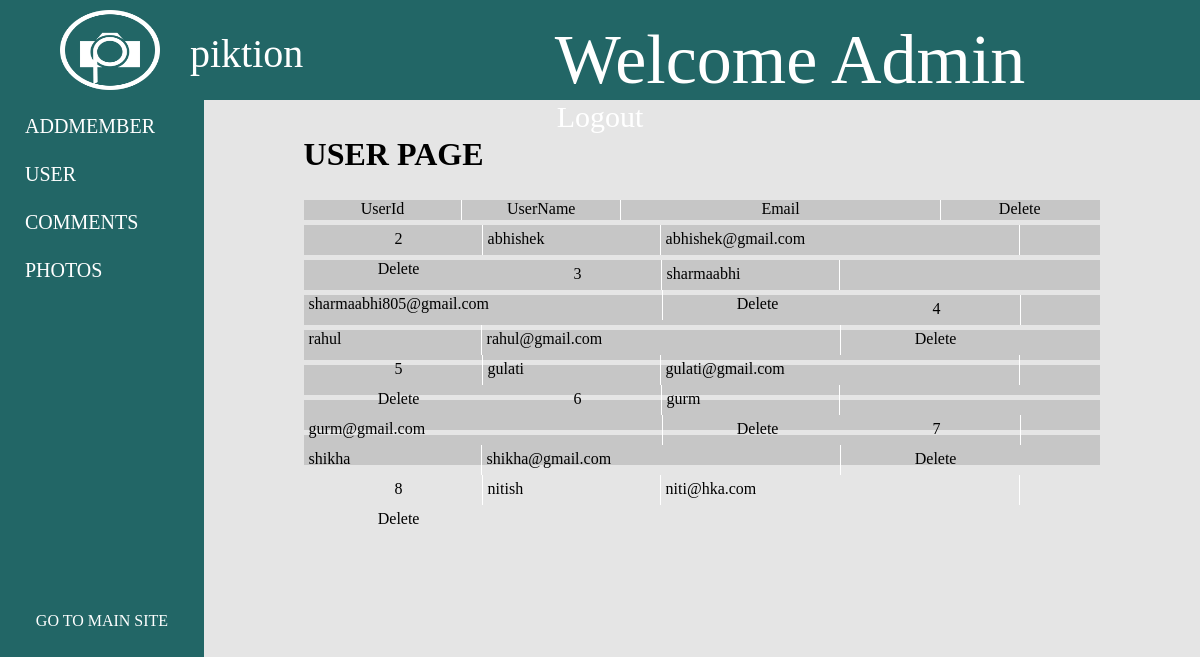
Screenshot of /admin/index.php?pageName=user (signed in) with the database file from the repository.
### tables this page shows
CREATE TABLE IF NOT EXISTS `user_detail` (
  `id` int(11) NOT NULL AUTO_INCREMENT,
  `name` varchar(100) NOT NULL,
  `email` varchar(100) NOT NULL,
  `password` varchar(200) NOT NULL,
  `isactive` bit(1) NOT NULL,
  `contact` varchar(20) NOT NULL,
  `dob` date NOT NULL,
  `gender` varchar(10) NOT NULL,
  `profession` varchar(200) NOT NULL,
  `isadmin` bit(1) NOT NULL,
  `followers` int(255) NOT NULL,
  `displaypic` varchar(150) NOT NULL,
  `coverimg` varchar(150) NOT NULL,
  `active` int(25) NOT NULL,
  `security` varchar(200) NOT NULL,
  PRIMARY KEY (`id`)
);

### admin/index.php (called while the page is built)
<?php include('header.php'); ?>
			<?php include($url); ?>
		<?php include('footer.php'); ?>

### includes/addMemberFunction.php (called while the page is built, shortened)
<?php
	require_once('config.php');
	function fetchUsers()
	{
		global $con;
	$query = "SELECT id,name,email FROM user_detail";
	$res = mysqli_query($con,$query);
		return $res;
	}
?>

### admin/user.php (the view, shortened to what this page needs)
<?php
	require_once('../includes/addMemberFunction.php');
	$result = fetchUsers();
?>
<div class="comment_head">
	<div class="col_userid maincol" style="width:19.8%;height:20px;float:left;">UserId</div>
	<div class="col_username maincol" style="width:19.8%;height:20px;float:left;">UserName</div>
	<div class="col_useremail maincol" style="width:40%;height:20px;float:left;">Email</div>
	<div class="col_delete maincol" style="width:19.8%;height:20px;float:left;border:none;">Delete</div>
</div>
<?php
	while($row=mysqli_fetch_assoc($result))
	{
		echo "<div class=\"main_users\" style=\"width:100%;height:30px;margin-top:5px;background:#c6c6c6;\">";
			echo "<div class=\"userid\" style=\"width:178px;height:30px;float:left;border-right:1px solid #fff;\">";
				echo "<div class=\"user_id col\">{$row['id']}</div>";
			echo "</div>";
			echo "<div class=\"username\" style=\"width:177px;height:30px;float:left;border-right:1px solid #fff;\">";
				echo "<div class=\"username_text col\">{$row['name']}</div>";
			echo "</div>";
			echo "<div class=\"useremail\" style=\"width:358px;height:30px;float:left;border-right:1px solid #fff;\">";
				echo"<div class=\"email_text col\">{$row['email']}</div>";
			echo"</div>";
			echo"<div class=\"delete\" style=\"width:179px;height:30px;float:left;\">";
				echo"<div class=\"delete_link col\"><a href=\"deleteuser.php?id={$row['id']}\" style=\"color:#000;\">Delete</a></div>";
			echo"</div>";
		echo"</div>";
	}
?>

### admin/header.php (shortened to what this page needs)
<?php
	$pageName="dashboard";
	if(isset($_GET['pageName']) && !empty($_GET['pageName']) && is_string($_GET['pageName']))
	{
		$pageName = $_GET['pageName'];
	}
 ?>
<!DOCTYPE html>
<html>
<head>
	<link rel="stylesheet" type="text/css" href="css/style.css">
</head>
<body>
<div class="wrapper">
	<div class="header">
		<div class="logo">
		<img src="img/naam.png" width="100px" height="80px"/></div>
		<div class="logname">piktion</div>
		<div class="heading" style="font-size:70px;text-align:center;">Welcome Admin</div>
		<div class="logout"><a href="../public/lgout.php">Logout</a></div>
	</div>
	<div class="left_bar">
		<div class="links">
			<ul>
				<a href="index.php?pageName=addmember"><li>AddMember</li></a>
				<a href="index.php?pageName=user"><li>user</li></a>
				<a href="index.php?pageName=comments"><li>comments</li></a>
				<a href="index.php?pageName=photos"><li>Photos</li></a>
			</ul>
		</div>
		<div class="mainsite"><a class="sitelink" href="../public/frontindex.php">go to main site</a></div>
	</div>
	<div class="right_bar">
		<div class="main_container">
			<div class="row" style="text-transform:uppercase;">
				<h1>
				<?php
					echo $pageName;
				 ?>
			   Page</h1>
			</div>

### admin/footer.php
</div>
	</div>
</div>
</body>
</html>

### admin/css/style.css (style rules this page uses)
.wrapper { width:100%; height:100%; position:absolute; top: 0px; left:0px; background:#e5e5e5; }
.header { width:100%; height:100px; background:#266; }
.logo { width:100px; height:90px; background:#266; float:left; padding:10px 0px 0px 60px; }
.logname { float:left; font-size:40px; font-family:android; width:200px; height:70px; color:#fff; padding:30px 0px 0px 30px; }
.heading { width:800px; height:80px; background:#266; float:left; font-family:"Colonna MT"; color:#fff; padding-top:20px; }
.logout { font-size:30px; text-align:center; padding-top:30px; height:70px; color:#fff; }
.left_bar { position:absolute; width:17%; height:100%; background:#266; float:left; }
.links { width:225px; height:auto; }
ul { list-style-type:none; margin:0; padding:0; width:175px; }
ul li { width:0px; padding:10px 20px; color:#fff; text-align:center; font-size:20px; margin:5px; text-transform:uppercase; transition:all 0.6s ease-in-out; }
a { text-decoration:none; color:#fff; }
.mainsite { margin:320px auto; width:100%; text-align: center; }
.sitelink { text-transform: uppercase; }
.right_bar { width:83%; height:100%; float:left; margin-left:17%; }
.main_container { width:80%; height:100%; margin:10px auto; }
.row { width:100%; padding:5px 0px; clear:both; }
.comment_head { width:100%; height:20px; background:#c6c6c6; }
.maincol { text-align:center; border-right:1px solid #fff; }
.col { width:180px; height:30px; padding:5px 5px; }
.user_id { text-align:center; }
.delete_link { text-align:center; }

### rows the page displays
user_detail: id "2", name "abhishek", email "abhishek@gmail.com"
user_detail: id "3", name "sharmaabhi", email "sharmaabhi805@gmail.com"
user_detail: id "4", name "rahul", email "rahul@gmail.com"
user_detail: id "5", name "gulati", email "gulati@gmail.com"
user_detail: id "6", name "gurm", email "gurm@gmail.com"
user_detail: id "7", name "shikha", email "shikha@gmail.com"
user_detail: id "8", name "nitish", email "niti@hka.com"

### other values shown
$pageName "USER"
